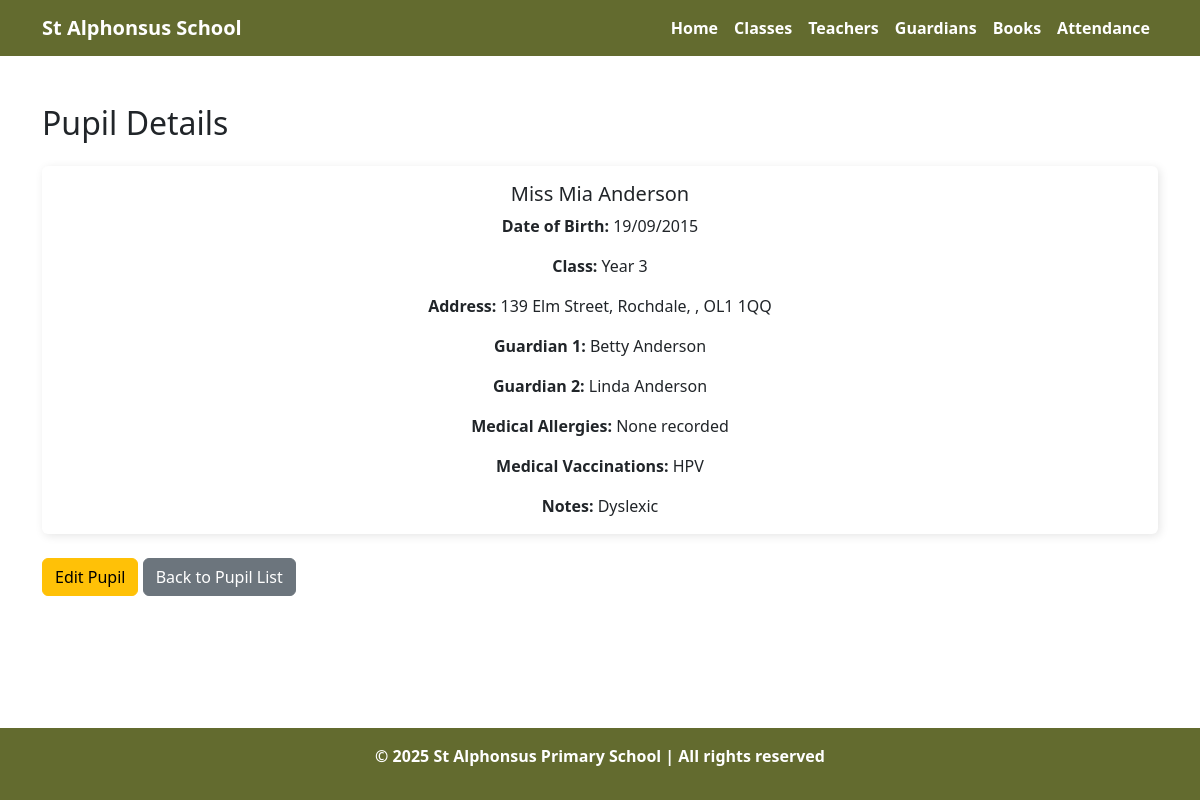
Page /view_pupil_details.php?id=53 on the committed database.
### tables this page shows
CREATE TABLE `pupils` (
  `PupilID` int(11) NOT NULL,
  `Title` varchar(10) DEFAULT NULL,
  `FirstName` varchar(50) NOT NULL,
  `Surname` varchar(50) NOT NULL,
  `DOB` date DEFAULT NULL,
  `Address_Line1` varchar(100) DEFAULT NULL,
  `Address_Line2` varchar(100) DEFAULT NULL,
  `Address_Line3` varchar(100) DEFAULT NULL,
  `Postcode` varchar(10) DEFAULT NULL,
  `Medical_Allergy` text DEFAULT NULL,
  `Medical_Vaccination` text DEFAULT NULL,
  `ClassID` int(11) DEFAULT NULL,
  `Guardian1ID` int(11) DEFAULT NULL,
  `Guardian2ID` int(11) DEFAULT NULL,
  `Notes` text DEFAULT NULL
);

CREATE TABLE `classes` (
  `ClassID` int(11) NOT NULL,
  `ClassType` varchar(50) NOT NULL,
  `ClassName` varchar(50) NOT NULL,
  `ClassCapacity` int(11) NOT NULL,
  `ClassNotes` text DEFAULT NULL
);

CREATE TABLE `guardian` (
  `GuardianID` int(11) NOT NULL,
  `GuardianType` varchar(50) DEFAULT NULL,
  `Title` varchar(10) DEFAULT NULL,
  `FirstName` varchar(50) NOT NULL,
  `Surname` varchar(50) NOT NULL,
  `Address_Line1` varchar(100) DEFAULT NULL,
  `Address_Line2` varchar(100) DEFAULT NULL,
  `Address_Line3` varchar(100) DEFAULT NULL,
  `Postcode` varchar(10) DEFAULT NULL,
  `ContactNumber` varchar(15) DEFAULT NULL,
  `EmailAddress` varchar(100) DEFAULT NULL,
  `Notes` text DEFAULT NULL
);

### view_pupil_details.php (the view, shortened to what this page needs)
<?php
include 'config.php';
include 'header.php';
$pupilID = isset($_GET['id']) && is_numeric($_GET['id']) ? $_GET['id'] : null;
$query = "
    SELECT
        p.*,
        c.ClassName,
        g1.FirstName AS Guardian1FirstName,
        g1.Surname AS Guardian1Surname,
        g2.FirstName AS Guardian2FirstName,
        g2.Surname AS Guardian2Surname
    FROM Pupils p
    LEFT JOIN Classes c ON p.ClassID = c.ClassID
    LEFT JOIN Guardian g1 ON p.Guardian1ID = g1.GuardianID
    LEFT JOIN Guardian g2 ON p.Guardian2ID = g2.GuardianID
    WHERE p.PupilID = ?
";
$stmt = $conn->prepare($query);
$stmt->bind_param("i", $pupilID);
$stmt->execute();
$result = $stmt->get_result();
$pupil = $result->fetch_assoc();
?>
<div class="container mt-5">
    <h2 class="mb-4">Pupil Details</h2>
    <div class="card">
        <div class="card-body">
            <h5 class="card-title"><?= htmlspecialchars($pupil['Title'] . ' ' . $pupil['FirstName'] . ' ' . $pupil['Surname']) ?></h5>
            <p class="card-text"><strong>Date of Birth:</strong> <?= date('d/m/Y', strtotime($pupil['DOB'])) ?></p>
            <p class="card-text"><strong>Class:</strong> <?= htmlspecialchars($pupil['ClassName'] ?? 'N/A') ?></p>
            <p class="card-text"><strong>Address:</strong> <?= htmlspecialchars($pupil['Address_Line1'] . ', ' . $pupil['Address_Line2'] . ', ' . $pupil['Address_Line3'] . ', ' . $pupil['Postcode']) ?></p>
            <p class="card-text"><strong>Guardian 1:</strong> <?= htmlspecialchars($pupil['Guardian1FirstName'] . ' ' . $pupil['Guardian1Surname'] ?? 'N/A') ?></p>
            <p class="card-text"><strong>Guardian 2:</strong> <?= htmlspecialchars($pupil['Guardian2FirstName'] . ' ' . $pupil['Guardian2Surname'] ?? 'N/A') ?></p>
            <p class="card-text"><strong>Medical Allergies:</strong> <?= htmlspecialchars($pupil['Medical_Allergy'] ?? 'None recorded') ?></p>
            <p class="card-text"><strong>Medical Vaccinations:</strong> <?= htmlspecialchars($pupil['Medical_Vaccination'] ?? 'None recorded') ?></p>
            <p class="card-text"><strong>Notes:</strong> <?= htmlspecialchars($pupil['Notes'] ?? 'None') ?></p>
        </div>
    </div>
    <div class="mt-4">
        <a href="edit_pupil.php?id=<?= $pupil['PupilID'] ?>" class="btn btn-warning">Edit Pupil</a>
        <a href="view_pupils.php" class="btn btn-secondary">Back to Pupil List</a>
    </div>
</div>
<?php
include 'footer.php';
?>

### header.php (style rules this page uses)
html, body { height: 100%; margin: 0; display: flex; flex-direction: column; }
.card { border: none !important; box-shadow: 2px 2px 10px rgba(0, 0, 0, 0.1); transition: transform 0.3s ease; }
.card-body { text-align: center !important; }

### rows in the picture
pupils: Title+FirstName+Surname "Miss Mia Anderson", DOB "19/09/2015", ClassID.ClassName "Year 3", Address_Line1+Address_Line2+Address_Line3 "139 Elm Street, Rochdale, , OL1 1QQ", Guardian1ID.Surname "Betty Anderson", Guardian2ID.Surname "Linda Anderson", Medical_Allergy "None recorded", Medical_Vaccination "HPV", Notes "Dyslexic"
